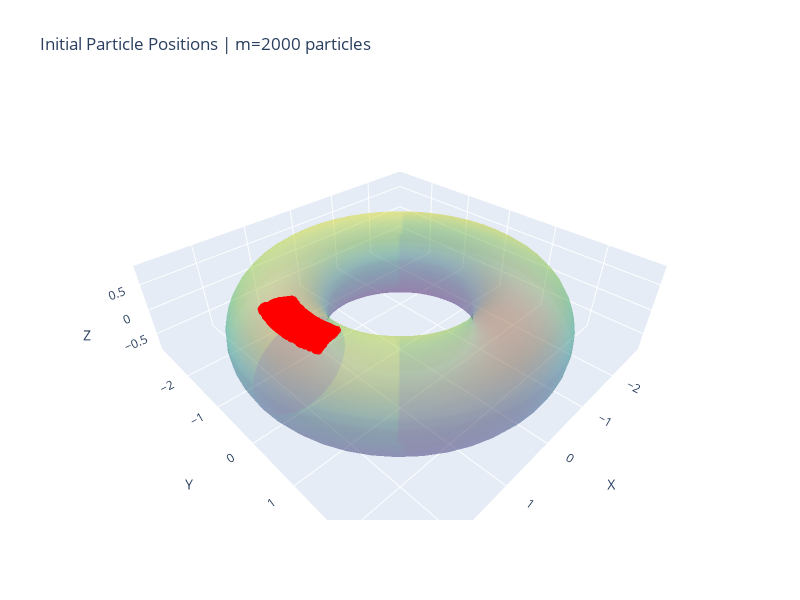
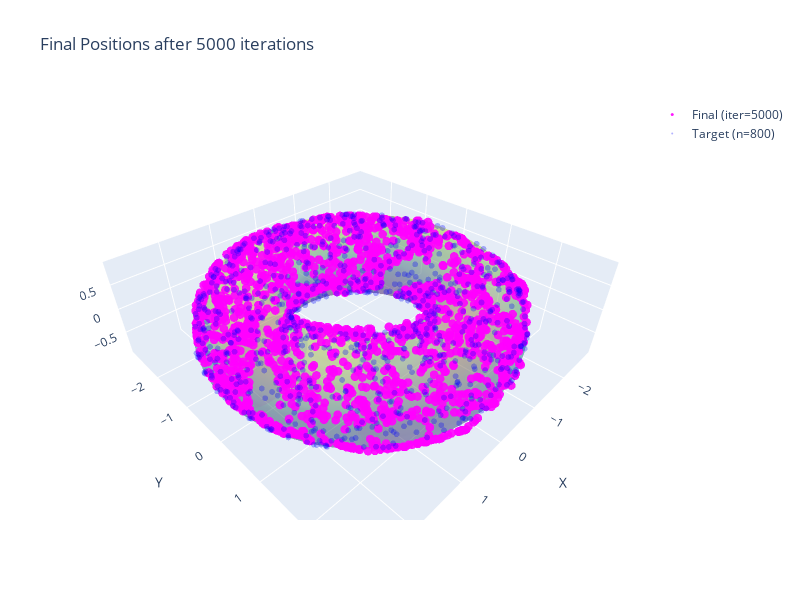

Notebook code for these charts, in order:
### Markdown cell above
## 17. Visualize Results (3D)

- **Blue dots**: Target distribution (uniform on torus)
- **Red solid circles**: Initial particle positions (localized)
- **Magenta hollow circles**: Final particle positions (should spread out)

### Code cell
# Create torus surface mesh for reference
theta_surf = np.linspace(0, 2 * np.pi, 50)
phi_surf = np.linspace(0, 2 * np.pi, 30)
THETA_S, PHI_S = np.meshgrid(theta_surf, phi_surf)
X_surf = (R + r * np.cos(PHI_S)) * np.cos(THETA_S)
Y_surf = (R + r * np.cos(PHI_S)) * np.sin(THETA_S)
Z_surf = r * np.sin(PHI_S)

# ============ Figure 1: Target distribution only ============
fig1 = plt.figure(figsize=(8, 6))
ax1 = fig1.add_subplot(111, projection='3d')
ax1.plot_surface(X_surf, Y_surf, Z_surf, alpha=0.2, cmap='viridis', edgecolor='none')
ax1.scatter(X_tar[:, 0], X_tar[:, 1], X_tar[:, 2], s=3, c='blue', alpha=0.7, label='Target')
ax1.set_title('Target Distribution on Torus 𝕋²', fontsize=18)
ax1.legend(fontsize=14)
ax1.set_xlabel('X')
ax1.set_ylabel('Y')
ax1.set_zlabel('Z')
ax1.set_box_aspect([1, 1, 0.4])
plt.tight_layout()
plt.savefig('figures/torus/kswgd_1_target.pdf', dpi=300, bbox_inches='tight')
plt.savefig('figures/torus/kswgd_1_target.png', dpi=300, bbox_inches='tight')
print("[SAVED] figures/torus/kswgd_1_target.pdf & .png")
plt.show()
print(f'Kernel: {kernel_name}, n={n}')

# ============ Figure 2: Initial positions only ============
fig2 = plt.figure(figsize=(8, 6))
ax2 = fig2.add_subplot(111, projection='3d')
ax2.plot_surface(X_surf, Y_surf, Z_surf, alpha=0.2, cmap='viridis', edgecolor='none')
ax2.scatter(x_t[:, 0, 0], x_t[:, 1, 0], x_t[:, 2, 0], s=10, c='red', alpha=0.9, label='Initial')
ax2.set_title('Initial Positions', fontsize=18)
ax2.legend(fontsize=14)
ax2.set_xlabel('X')
ax2.set_ylabel('Y')
ax2.set_zlabel('Z')
ax2.set_box_aspect([1, 1, 0.4])
plt.tight_layout()
plt.savefig('figures/torus/kswgd_2_initial.pdf', dpi=300, bbox_inches='tight')
plt.savefig('figures/torus/kswgd_2_initial.png', dpi=300, bbox_inches='tight')
print("[SAVED] figures/torus/kswgd_2_initial.pdf & .png")
plt.show()
print(f'm={m} particles')

# ============ Figure 3: Final positions only ============
fig3 = plt.figure(figsize=(8, 6))
ax3 = fig3.add_subplot(111, projection='3d')
ax3.plot_surface(X_surf, Y_surf, Z_surf, alpha=0.2, cmap='viridis', edgecolor='none')
ax3.scatter(x_t[:, 0, -1], x_t[:, 1, -1], x_t[:, 2, -1], s=10, c='magenta', alpha=0.9, label='Final')
ax3.set_title('Final Positions', fontsize=18)
ax3.legend(fontsize=14)
ax3.set_xlabel('X')
ax3.set_ylabel('Y')
ax3.set_zlabel('Z')
ax3.set_box_aspect([1, 1, 0.4])
plt.tight_layout()
plt.savefig('figures/torus/kswgd_3_final.pdf', dpi=300, bbox_inches='tight')
plt.savefig('figures/torus/kswgd_3_final.png', dpi=300, bbox_inches='tight')
print("[SAVED] figures/torus/kswgd_3_final.pdf & .png")
plt.show()
print(f'after {num_iter} iterations')

# ============ Interactive Plotly 3D Plots (can rotate!) ============
import plotly.graph_objects as go

# Create torus surface mesh for Plotly
theta_surf_p = np.linspace(0, 2 * np.pi, 50)
phi_surf_p = np.linspace(0, 2 * np.pi, 30)
THETA_P, PHI_P = np.meshgrid(theta_surf_p, phi_surf_p)
X_surf_p = (R + r * np.cos(PHI_P)) * np.cos(THETA_P)
Y_surf_p = (R + r * np.cos(PHI_P)) * np.sin(THETA_P)
Z_surf_p = r * np.sin(PHI_P)

# ============ Interactive Figure 1: Initial positions ============
fig_init = go.Figure()
fig_init.add_trace(go.Surface(
    x=X_surf_p, y=Y_surf_p, z=Z_surf_p,
    opacity=0.3, colorscale='Viridis', showscale=False, name='Torus'
))
fig_init.add_trace(go.Scatter3d(
    x=x_t[:, 0, 0], y=x_t[:, 1, 0], z=x_t[:, 2, 0],
    mode='markers', marker=dict(size=3, color='red', opacity=0.9),
    name=f'Initial (m={m})'
))
fig_init.update_layout(
    title=f'Initial Particle Positions | m={m} particles',
    scene=dict(xaxis_title='X', yaxis_title='Y', zaxis_title='Z', aspectmode='data'),
    width=800, height=600
)
fig_init.write_html('figures/torus/kswgd_initial_interactive.html', include_mathjax='cdn')
print("[SAVED] figures/torus/kswgd_initial_interactive.html")
fig_init.show()

# ============ Interactive Figure 3: Final positions ============
fig_final = go.Figure()
fig_final.add_trace(go.Surface(
    x=X_surf_p, y=Y_surf_p, z=Z_surf_p,
    opacity=0.3, colorscale='Viridis', showscale=False, name='Torus'
))
fig_final.add_trace(go.Scatter3d(
    x=x_t[:, 0, -1], y=x_t[:, 1, -1], z=x_t[:, 2, -1],
    mode='markers', marker=dict(size=3, color='magenta', opacity=0.9),
    name=f'Final (iter={num_iter})'
))
# Also add target for comparison (semi-transparent)
fig_final.add_trace(go.Scatter3d(
    x=X_tar[:, 0], y=X_tar[:, 1], z=X_tar[:, 2],
    mode='markers', marker=dict(size=2, color='blue', opacity=0.3),
    name=f'Target (n={n})'
))
fig_final.update_layout(
    title=f'Final Positions after {num_iter} iterations',
    scene=dict(xaxis_title='X', yaxis_title='Y', zaxis_title='Z', aspectmode='data'),
    width=800, height=600
)
fig_final.write_html('figures/torus/kswgd_final_interactive.html', include_mathjax='cdn')
print("[SAVED] figures/torus/kswgd_final_interactive.html")
fig_final.show()
print(f'Kernel: {kernel_name}')

# ============ Save static figures as PDF (vector format for LaTeX) ============
# Matplotlib static figures for paper
fig_pdf, axes_pdf = plt.subplots(1, 3, figsize=(25, 10), subplot_kw={'projection': '3d'})

# Target
axes_pdf[0].plot_surface(X_surf, Y_surf, Z_surf, alpha=0.2, cmap='viridis', edgecolor='none')
axes_pdf[0].scatter(X_tar[:, 0], X_tar[:, 1], X_tar[:, 2], s=2, c='blue', alpha=0.7)
axes_pdf[0].set_title('Target', fontsize=30, y=1.0)
axes_pdf[0].set_box_aspect([1, 1, 0.4])

# Initial
axes_pdf[1].plot_surface(X_surf, Y_surf, Z_surf, alpha=0.2, cmap='viridis', edgecolor='none')
axes_pdf[1].scatter(x_t[:, 0, 0], x_t[:, 1, 0], x_t[:, 2, 0], s=3, c='red', alpha=0.9)
axes_pdf[1].set_title('Initial', fontsize=30, y=1.0)
axes_pdf[1].set_box_aspect([1, 1, 0.4])

# Final
axes_pdf[2].plot_surface(X_surf, Y_surf, Z_surf, alpha=0.2, cmap='viridis', edgecolor='none')
axes_pdf[2].scatter(x_t[:, 0, -1], x_t[:, 1, -1], x_t[:, 2, -1], s=3, c='magenta', alpha=0.9)
axes_pdf[2].set_title('Final', fontsize=30, y=1.0)
axes_pdf[2].set_box_aspect([1, 1, 0.4])

# plt.suptitle('KSWGD on Torus', fontsize=22, y=0.98)
plt.tight_layout(rect=[0, 0, 1, 0.95])
plt.savefig('figures/torus/kswgd_torus_results.pdf', dpi=300, bbox_inches='tight')
plt.savefig('figures/torus/kswgd_torus_results.png', dpi=300, bbox_inches='tight')
print("[SAVED] figures/torus/kswgd_torus_results.pdf (vector format for LaTeX)")
print("[SAVED] figures/torus/kswgd_torus_results.png (raster format)")
plt.show()
print(f'{kernel_name} Kernel | Riemannian: local_pca (k={LOCAL_PCA_K_NEIGHBORS})' if USE_RIEMANNIAN_GRADIENT else f'{kernel_name} Kernel | Euclidean gradient')

### Figure 1 — Plotly figure (JSON) as saved in the notebook; plotly's stock layout.template omitted (floating-point values rounded to 4 significant figures; data arrays with more than 128 entries replaced by an {"elided": "..."} marker saying what was removed)
{"data": [{"colorscale": [[0, "#440154"], [0.1111, "#482878"], [0.2222, "#3e4989"], [0.3333, "#31688e"], [0.4444, "#26828e"], [0.5556, "#1f9e89"], [0.6667, "#35b779"], [0.7778, "#6ece58"], [0.8889, "#b5de2b"], [1, "#fde725"]], "name": "Torus", "opacity": 0.3, "showscale": false, "type": "surface", "x": {"elided": "30x50 float values"}, "y": {"elided": "30x50 float values"}, "z": {"elided": "30x50 float values"}}, {"marker": {"color": "red", "opacity": 0.9, "size": 3}, "mode": "markers", "name": "Initial (m=2000)", "type": "scatter3d", "x": {"elided": "2000 float values"}, "y": {"elided": "2000 float values"}, "z": {"elided": "2000 float values"}}], "layout": {"height": 600, "scene": {"aspectmode": "data", "xaxis": {"title": {"text": "X"}}, "yaxis": {"title": {"text": "Y"}}, "zaxis": {"title": {"text": "Z"}}}, "title": {"text": "Initial Particle Positions | m=2000 particles"}, "width": 800}}

### Figure 2 — Plotly figure (JSON) as saved in the notebook; plotly's stock layout.template omitted (floating-point values rounded to 4 significant figures; data arrays with more than 128 entries replaced by an {"elided": "..."} marker saying what was removed)
{"data": [{"colorscale": [[0, "#440154"], [0.1111, "#482878"], [0.2222, "#3e4989"], [0.3333, "#31688e"], [0.4444, "#26828e"], [0.5556, "#1f9e89"], [0.6667, "#35b779"], [0.7778, "#6ece58"], [0.8889, "#b5de2b"], [1, "#fde725"]], "name": "Torus", "opacity": 0.3, "showscale": false, "type": "surface", "x": {"elided": "30x50 float values"}, "y": {"elided": "30x50 float values"}, "z": {"elided": "30x50 float values"}}, {"marker": {"color": "magenta", "opacity": 0.9, "size": 3}, "mode": "markers", "name": "Final (iter=5000)", "type": "scatter3d", "x": {"elided": "2000 float values"}, "y": {"elided": "2000 float values"}, "z": {"elided": "2000 float values"}}, {"marker": {"color": "blue", "opacity": 0.3, "size": 2}, "mode": "markers", "name": "Target (n=800)", "type": "scatter3d", "x": {"elided": "800 float values"}, "y": {"elided": "800 float values"}, "z": {"elided": "800 float values"}}], "layout": {"height": 600, "scene": {"aspectmode": "data", "xaxis": {"title": {"text": "X"}}, "yaxis": {"title": {"text": "Y"}}, "zaxis": {"title": {"text": "Z"}}}, "title": {"text": "Final Positions after 5000 iterations"}, "width": 800}}
